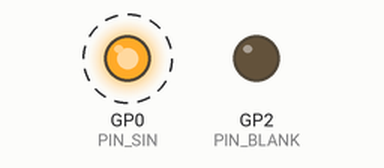
Bench run of a sketch on a simulated Raspberry Pi Pico. Parts: output pins drawn as LEDs (lit = HIGH). Dashed ring = blinking. Pins used as bus, display or sensor lines are not drawn.

Above: at 0.21 s.
Timing chart, 0 to 3.1 s (numbered marks = the images above):
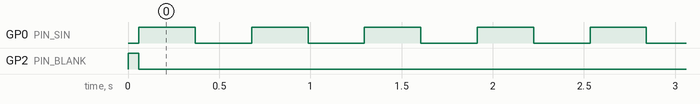

The sketch:

eg_led_test.ino
```cpp
#include <Arduino.h>
#include <hardware/gpio.h>

constexpr uint8_t PIN_SIN   = 0;
constexpr uint8_t PIN_SCLK  = 1;
constexpr uint8_t PIN_BLANK = 2;
constexpr uint8_t PIN_XLAT  = 3;

static void tlcWrite(uint16_t v) {
  digitalWrite(PIN_XLAT, LOW);
  for (int c = 23; c >= 0; --c) {
    for (int b = 11; b >= 0; --b) {
      digitalWrite(PIN_SCLK, LOW);
      if ((v >> b) & 1u) digitalWrite(PIN_SIN, HIGH); else digitalWrite(PIN_SIN, LOW);
      delayMicroseconds(10);
      digitalWrite(PIN_SCLK, HIGH);
      delayMicroseconds(10);
    }
  }
  digitalWrite(PIN_SCLK, LOW);
  digitalWrite(PIN_XLAT, HIGH);
  delayMicroseconds(10);
  digitalWrite(PIN_XLAT, LOW);
}

void setup() {
  pinMode(PIN_SIN, OUTPUT);
  pinMode(PIN_SCLK, OUTPUT);
  pinMode(PIN_XLAT, OUTPUT);
  pinMode(PIN_BLANK, OUTPUT);
  gpio_set_drive_strength(PIN_SIN, GPIO_DRIVE_STRENGTH_12MA);
  gpio_set_drive_strength(PIN_SCLK, GPIO_DRIVE_STRENGTH_12MA);
  gpio_set_drive_strength(PIN_XLAT, GPIO_DRIVE_STRENGTH_12MA);
  gpio_set_drive_strength(PIN_BLANK, GPIO_DRIVE_STRENGTH_12MA);
  digitalWrite(PIN_SIN, LOW);
  digitalWrite(PIN_SCLK, LOW);
  digitalWrite(PIN_XLAT, LOW);
  digitalWrite(PIN_BLANK, HIGH);
  delay(50);
  tlcWrite(0);
  digitalWrite(PIN_BLANK, LOW);
}

void loop() {
  tlcWrite(4095);
  delay(300);
  tlcWrite(0);
  delay(300);
}
```

Measured:
- by itself, GP0 (PIN_SIN): alternates HIGH for 0.31 s and LOW for 0.31 s
